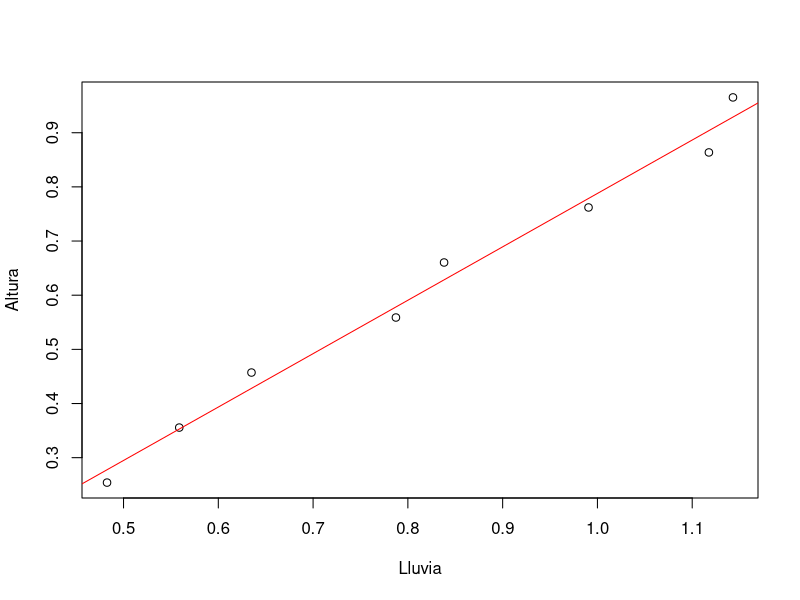
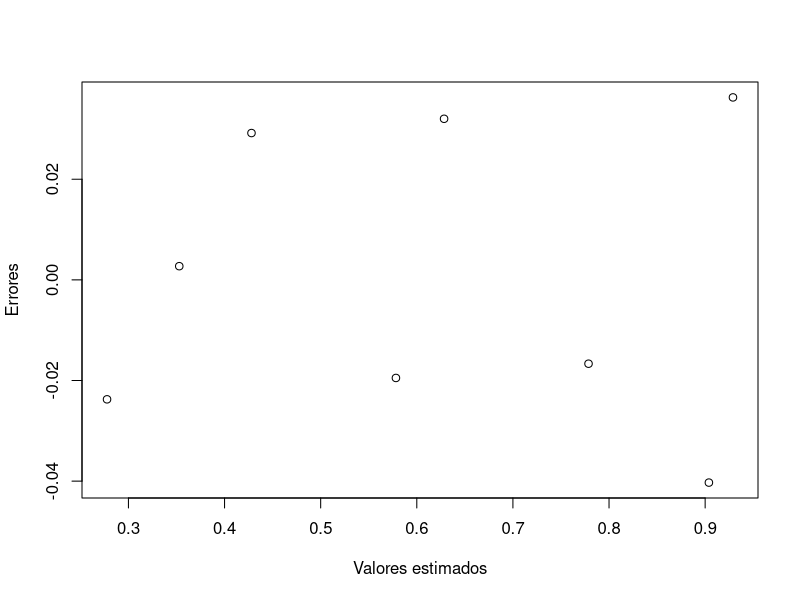
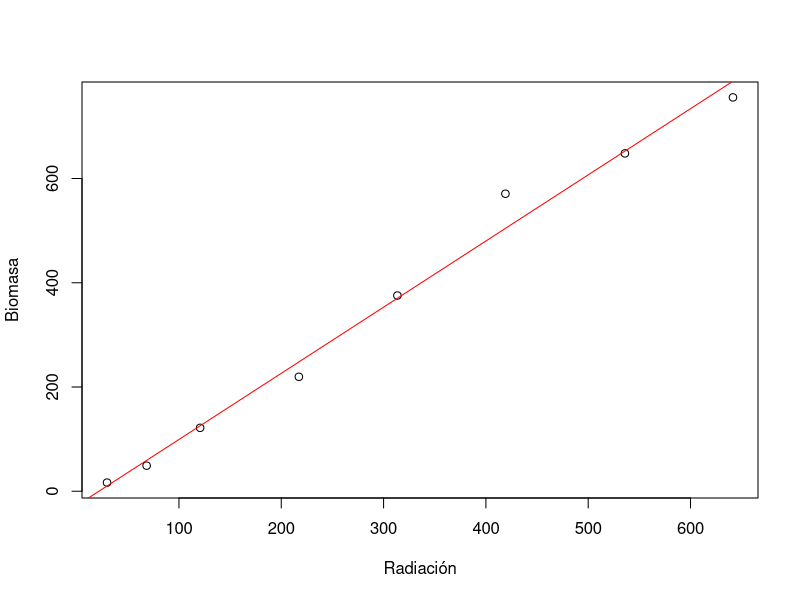
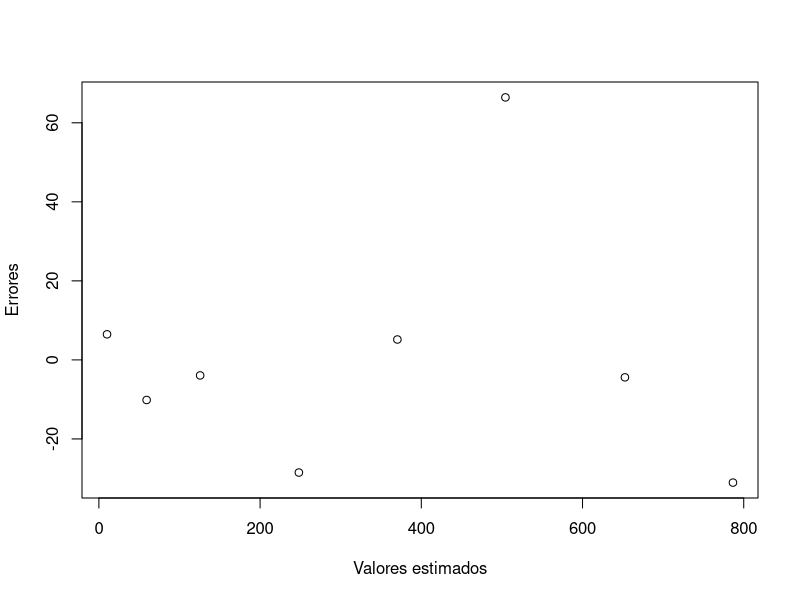
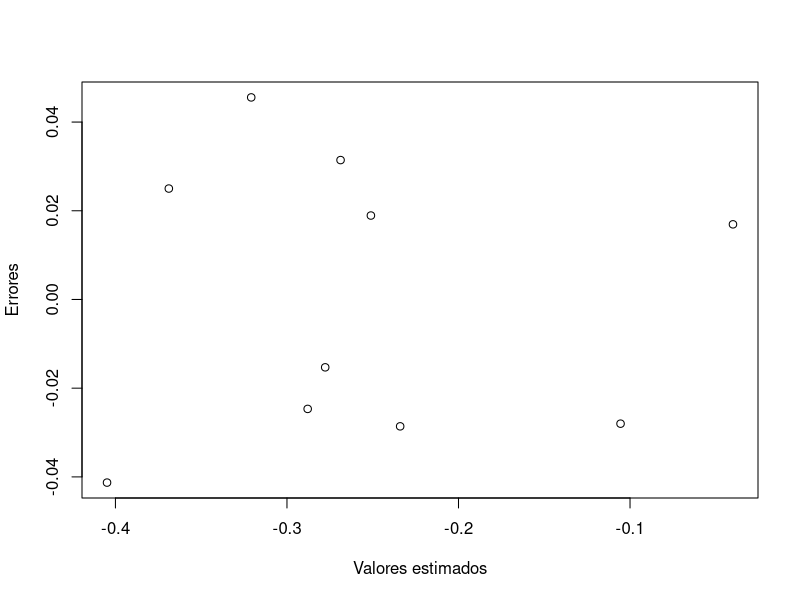

The R source for these figures, in order: (Note: this script raises an error after producing the figures.)
## ---- chunk 1
lluvia = c(0.4826, 0.5588, 0.6350, 0.7874, 0.8382, 0.9906, 1.1176, 1.1430)
altura = c(0.2540, 0.3556, 0.4572, 0.5588, 0.6604, 0.7620, 0.8636, 0.9652)
## ---- chunk 2
estudio.regresión = lm(altura ~ lluvia)
summary(lm(altura ~ lluvia))
## ---- chunk 3
plot(lluvia,altura,xlab="Lluvia",ylab="Altura")
abline(estudio.regresión,col="red")
## ---- chunk 4
confint(estudio.regresión)
## ---- chunk 5
errores=estudio.regresión$residuals
n=length(lluvia)
(S2 = sum(errores^2)/(n-2))
## ---- chunk 6
(R2 = summary(estudio.regresión)$r.squared)
(R2.ajustado = summary(estudio.regresión)$adj.r.squared)
## ---- chunk 7
plot(estudio.regresión$fitted.values,estudio.regresión$residuals,xlab="Valores estimados",ylab="Errores")
## ---- chunk 8
library(lmtest)
bptest(estudio.regresión,~ lluvia+I(lluvia^2))
## ---- chunk 9
shapiro.test(estudio.regresión$residuals)
## ---- chunk 10
dwtest(estudio.regresión,alternative='greater')
dwtest(estudio.regresión,alternative='less')
## ---- chunk 11
library(car)
outlierTest(estudio.regresión)
## ---- chunk 12
(valores.hat = hatvalues(estudio.regresión))
which(valores.hat > 2*2/n)
## ---- chunk 13
(distancias.cook=cooks.distance(estudio.regresión))
which(distancias.cook > 4/(n-2))
## ---- chunk 14
radiación = c(29.7, 68.4, 120.7, 217.2, 313.5, 419.1, 535.9, 641.5)
biomasa = c(16.6, 49.1, 121.7, 219.6, 375.5, 570.8, 648.2, 755.6)
## ---- chunk 15
estudio.regresión = lm(biomasa ~ radiación)
summary(lm(biomasa ~ radiación))
## ---- chunk 16
plot(radiación,biomasa,xlab="Radiación",ylab="Biomasa")
abline(estudio.regresión,col="red")
## ---- chunk 17
confint(estudio.regresión)
## ---- chunk 18
errores=estudio.regresión$residuals
n=length(lluvia)
(S2 = sum(errores^2)/(n-2))
## ---- chunk 19
(R2 = summary(estudio.regresión)$r.squared)
(R2.ajustado = summary(estudio.regresión)$adj.r.squared)
## ---- chunk 20
plot(estudio.regresión$fitted.values,estudio.regresión$residuals,xlab="Valores estimados",ylab="Errores")
## ---- chunk 21
library(lmtest)
bptest(estudio.regresión,~ radiación+I(radiación^2))
## ---- chunk 22
shapiro.test(estudio.regresión$residuals)
## ---- chunk 23
dwtest(estudio.regresión,alternative='greater')
dwtest(estudio.regresión,alternative='less')
## ---- chunk 24
library(car)
outlierTest(estudio.regresión)
## ---- chunk 25
(valores.hat = hatvalues(estudio.regresión))
which(valores.hat > 2*2/n)
## ---- chunk 26
(distancias.cook=cooks.distance(estudio.regresión))
which(distancias.cook > 4/(n-2))
## ---- chunk 27
X1=c(.03, .03, .13, 1.00, 1.00, 3.00, 5.00, 7.00, 7.00, 7.00)
X2=c(3.0, 3.0, 6.5, 15.0, 15.0, 7.0, 6.0, 6.5, 6.5, 6.5)
X3=c(70, 80, 65, 60, 65, 67, 62, 56, 56, 56)
X4=c(.6, 1.8, 2.0, .4, 2.3, 1.0, .9, 1.1, 1.4, .7)
Qo =c(28, 112, 398, 772, 2294, 2484, 2586, 3024, 4179, 710)
Qp =c(32, 142, 502, 790, 3075, 3230, 3535, 4265, 6529, 935)
(Y=log(Qo/Qp))
## ---- chunk 28
estudio.regresión = lm(Y ~ X1+X2+X3+X4)
summary(lm(Y ~ X1+X2+X3+X4))
## ---- chunk 29
estudio.regresión$coefficients
## ---- chunk 30
confint(estudio.regresión)
## ---- chunk 31
errores=estudio.regresión$residuals
n=length(X1)
k=4
(S2 = sum(errores^2)/(n-k-1))
## ---- chunk 32
(R2 = summary(estudio.regresión)$r.squared)
(R2.ajustado = summary(estudio.regresión)$adj.r.squared)
## ---- chunk 33
plot(estudio.regresión$fitted.values,estudio.regresión$residuals,xlab="Valores estimados",ylab="Errores")
## ---- chunk 34
library(lmtest)
X=cbind(X1,X2,X3,X4)
bptest(estudio.regresión,~ X+I(X^2))
## ---- chunk 35
shapiro.test(estudio.regresión$residuals)
## ---- chunk 36
dwtest(estudio.regresión,alternative='greater')
dwtest(estudio.regresión,alternative='less')
## ---- chunk 37
residualPlots(estudio.regresión,plot=FALSE)
## ---- chunk 38
crPlots(estudio.regresión)
## ---- chunk 39
outlierTest(estudio.regresión)
## ---- chunk 40
(valores.hat = hatvalues(estudio.regresión))
which(valores.hat > 2*(k+1)/n)
## ---- chunk 41
(distancias.cook=cooks.distance(estudio.regresión))
which(distancias.cook > 4/(n-k-1))
